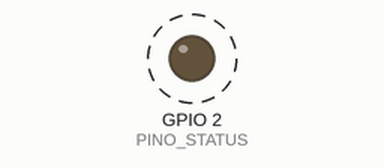
This program was run on a simulated ESP32-S3. Shown: output pins drawn as LEDs (lit = HIGH). Dashed ring = blinking. What the program prints to the serial monitor is not drawn.

Above: at 0.5 s.
Timing chart, 0 to 4.6 s (numbered marks = the images above):
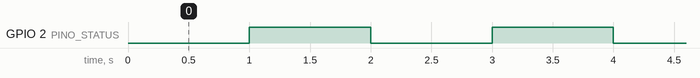

The program:

main.cpp
```cpp
#include <Arduino.h>

// GPIO2 é o pino do LED embutido na maioria das placas ESP32
const int PINO_STATUS = 2;

unsigned long tempoAnterior = 0; // Variável para armazenar o tempo do último piscar
const unsigned long INTERVALO = 1000; // Intervalo de tempo para piscar o LED (em milissegundos)

// Variável para armazenar o estado atual do pino
bool estadoPino = false;

void setup() {
    // Inicia a comunicação serial para monitorar o status do LED
    Serial.begin(115200);
    // Aguarda a conexão da porta serial para garantir que as mensagens sejam exibidas no monitor serial
    while (!Serial) { delay(10); }
    // Tudo escrito roda apenas uma vez quando a placa é ligada ou resetada
    pinMode(PINO_STATUS, OUTPUT);

    // Garante que o LED comece desligado
    digitalWrite(PINO_STATUS, LOW);
}
void loop(){
    // Tudo escrito aqui roda repetidamente enquanto a placa estiver ligada
    unsigned long tempoAtual = millis(); // Obtém o tempo atual em milissegundos

    if (tempoAtual - tempoAnterior>= INTERVALO){ //lógica para verificar se o intervalo de tempo passou

        tempoAnterior = tempoAtual; // Atualiza o tempo do último piscar

        estadoPino = !estadoPino; // Alterna o estado do pino

        digitalWrite(PINO_STATUS, estadoPino ? HIGH : LOW); // Escreve o novo estado no pino

        Serial.print("{\"status\": \"vivo\", \"uptime_ms\"): ");
        Serial.print(tempoAtual);
        Serial.print(", \"pino_ativo\": ");
        Serial.print(estadoPino ? "true" : "false");
        Serial.println("}");
    }
}
```

Measured:
- by itself, GPIO 2 (PINO_STATUS): alternates HIGH for 1.0 s and LOW for 1.0 s
